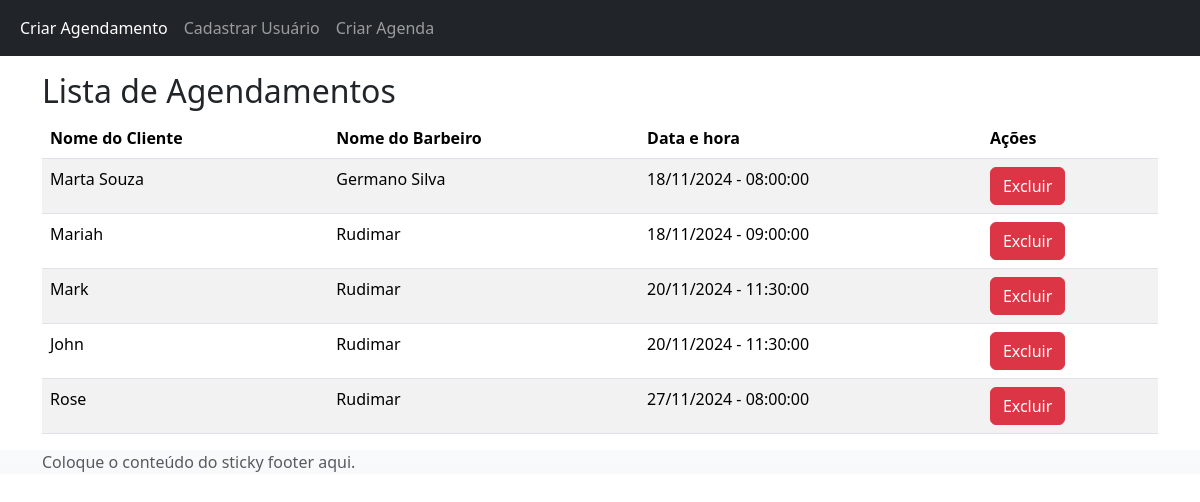
The page / on the database its author committed.
### tables this page shows
CREATE TABLE `agendamentos` (
  `id_agendamento` int(11) NOT NULL,
  `id_servico` int(11) NOT NULL,
  `id_usuario` int(11) NOT NULL,
  `id_agenda` int(11) NOT NULL,
  `data` date NOT NULL
);

CREATE TABLE `usuarios` (
  `id_usuario` int(11) NOT NULL,
  `nome` varchar(256) NOT NULL,
  `email` varchar(128) NOT NULL,
  `data_de_nascimento` date NOT NULL,
  `id_grupo` int(11) NOT NULL DEFAULT 1,
  `data_criacao` datetime NOT NULL DEFAULT current_timestamp()
);

CREATE TABLE `agendas` (
  `id_agenda` int(11) NOT NULL,
  `id_usuario` int(11) NOT NULL,
  `dia_da_semana` tinyint(4) NOT NULL,
  `horario` time NOT NULL,
  `data_criacao` int(11) NOT NULL
);

### index.php (the view, shortened to what this page needs)
<?php
include "connection.php";
?>
<!DOCTYPE html>
<html lang="en">
<head>
  <link href="https://cdn.jsdelivr.net/npm/bootstrap@5.3.3/dist/css/bootstrap.min.css" rel="stylesheet">
</head>
<body class="d-flex flex-column h-100">
<main role="main" class="flex-shrink-0">
    <nav class="navbar navbar-expand-sm bg-dark navbar-dark">
        <div class="container-fluid">
            <ul class="navbar-nav">
                <li class="nav-item">
                    <a class="nav-link active" href="Agendamento/agendar.php">Criar Agendamento</a>
                </li>
                <li class="nav-item">
                    <a class="nav-link" href="Usuario/index.html">Cadastrar Usuário</a>
                </li>
                <li class="nav-item">
                    <a class="nav-link" href="Agenda/index.php">Criar Agenda</a>
                </li>
            </ul>
        </div>
    </nav>
  <div class="container mt-3">
    <h2>Lista de Agendamentos</h2>
    <table class="table table-striped">
      <thead>
        <tr>
          <th>Nome do Cliente</th>
          <th>Nome do Barbeiro</th>
          <th>Data e hora</th>
          <th>Ações</th>
        </tr>
      </thead>
      <tbody>
        <?php
          $sql = 'SELECT c.nome as cliente, b.nome as barbeiro, data, horario FROM agendamentos inner join usuarios as c on c.id_usuario = agendamentos.id_usuario
          inner join agendas on agendas.id_agenda = agendamentos.id_agenda
          inner join usuarios as b on b.id_usuario = agendas.id_usuario
          ';
          $result = $conn->query($sql);
          if ($result->num_rows > 0) {
              while ($row = $result->fetch_assoc()) {
                  echo "
                    <tr>
                      <td>".$row['cliente']."</td>
                      <td>".$row['barbeiro']."</td>
                      <td>".date('d/m/Y' ,strtotime($row['data']))." - " .$row['horario']."</td>
                      <td><button class='btn btn-danger'>Excluir</button></td>
                    </tr>
                  ";
              }
          }
        ?>
      </tbody>
    </table>
  </div>
    </main>
<footer class="footer bg-light bg-gradient">
      <div class="container">
        <span class="text-muted">Coloque o conteúdo do sticky footer aqui.</span>
      </div>
    </footer>
</body>
</html>

### rows shown on the page
agendamentos: id_usuario.nome "Marta Souza", usuarios.nome "Germano Silva", data "18/11/2024", id_agenda.horario "08:00:00"
agendamentos: id_usuario.nome "Mariah", usuarios.nome "Rudimar", data "18/11/2024", id_agenda.horario "09:00:00"
agendamentos: id_usuario.nome "Mark", usuarios.nome "Rudimar", data "20/11/2024", id_agenda.horario "11:30:00"
agendamentos: id_usuario.nome "John", usuarios.nome "Rudimar", data "20/11/2024", id_agenda.horario "11:30:00"
agendamentos: id_usuario.nome "Rose", usuarios.nome "Rudimar", data "27/11/2024", id_agenda.horario "08:00:00"
